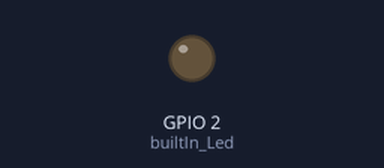
Bench run of a sketch on a simulated ESP32. On the bench: output pins drawn as LEDs (lit = HIGH). WiFi joins after 1.5 s; servers stay silent unless stated; what the sketch prints to the serial monitor is not drawn.

Above: at 9.4 s.
At 17.95 s:
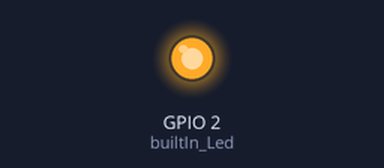
Timing chart, 0 to 23.2 s (numbered marks = the images above):
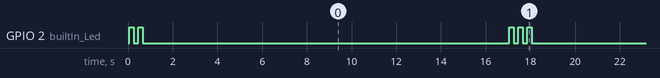

Measured:
- by itself, GPIO 2 (builtIn_Led): repeats every 17.4 s: HIGH 0.20 s, LOW 16.4 s, 2 × (HIGH 0.20 s, LOW 0.20 s)
- by itself, everything shown: repeats every 16.4 s, in 6 steps

The sketch:

REST-API-esp32-client.ino
```cpp
/*
* demo of receiving JSON data from a web resource and processing it
* ESP acts as http client
*/

#include <WiFi.h>
#include <HTTPClient.h>
#include <ArduinoJson.h>

const char* ssid = "your_ssid";
const char* password = "your_wifi_password";

String server = "http://www.loox.is/pickbylight/data.php";

#define builtIn_Led 2

DynamicJsonDocument doc(1024);

void fetch_data()
{
    //Check WiFi connection status
    if(WiFi.status()== WL_CONNECTED){
      HTTPClient http;

      Serial.print("\n Making HTTP request to URL: ");
      Serial.println(server);

      http.begin(server.c_str());

      // Send HTTP GET request
      int httpResponseCode = http.GET();

      if (httpResponseCode==200) {
        Serial.print("Success!!! HTTP Response code: ");
        Serial.println(httpResponseCode);
        String result = http.getString(); //this variable stores the json data returned by the server
        Serial.println(result);

        deserializeJson(doc, result);
        JsonObject obj = doc.as<JsonObject>();

    // Retrieve values as strings
    String row = obj["row"].as<String>();
    int col = obj["col"];
    String action = obj["action"].as<String>();
    String status = obj["status"].as<String>();

    Serial.print("\nRow: ");
    Serial.println(row);
    Serial.print("Column: ");
    Serial.println(col);
    Serial.print("Action: ");
    Serial.println(action);
    Serial.print("Status: ");
    Serial.println(status);

      }
      else {
        Serial.print("Server not reachable. Error code: ");
        Serial.println(httpResponseCode);
        blink_led(3); //blink the built-in led thrice to show server error
      }
      // Free resources
      http.end();
    }
    else {
      Serial.println("WiFi Disconnected");
      setup_wifi();
    }
}
void setup_wifi(){
  delay(50);
  Serial.println();
  Serial.print("Connecting to ");
  Serial.println(ssid);

  WiFi.begin(ssid, password);

  int c=0;
  while (WiFi.status() != WL_CONNECTED) {
    blink_led(2); //blink LED twice to indicate that wifi not connected
    delay(1000); //
    Serial.print(".");
    c=c+1;
    if(c>10){
        ESP.restart(); //restart ESP after 10 seconds if not connected to wifi
    }
  }

  Serial.println("");
  Serial.print("connected to Wifi with IP address: ");
  Serial.println(WiFi.localIP());
}

void blink_led(unsigned int n){
  for (int i = 0; i < n; i++) {
    digitalWrite(builtIn_Led, HIGH);
    delay(200);
    digitalWrite(builtIn_Led, LOW);
    delay(200);
  }
}

void setup() {
  Serial.begin(115200);
  pinMode(builtIn_Led, OUTPUT);

  setup_wifi();

}

void loop() {
  // 15 seconds delay
  for (int i = 0; i < 15; i++) {
    delay(1000);
    Serial.print("-");
  }

  fetch_data();

}
```
